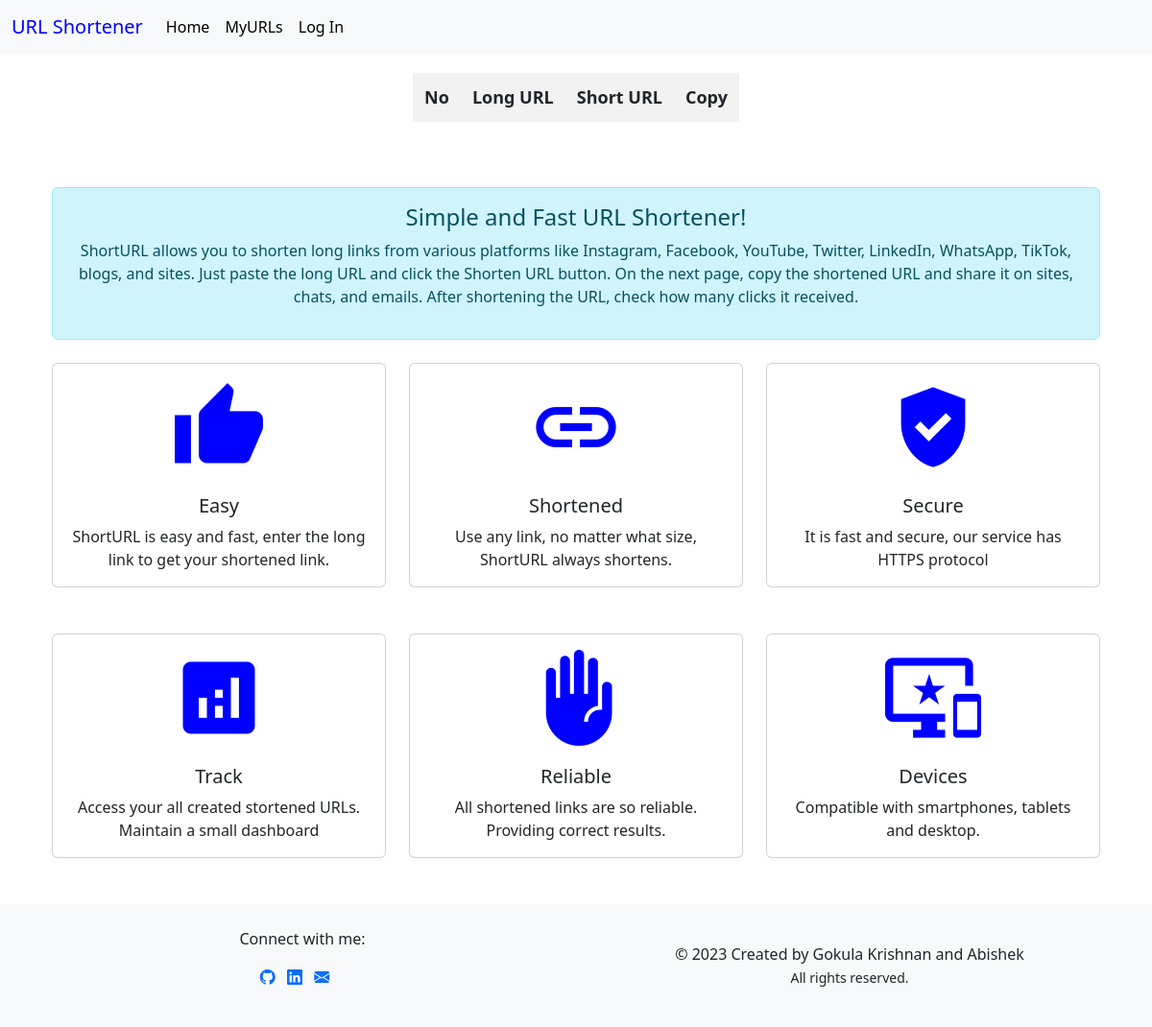
Page /myurl/2/ on the earlier database version.
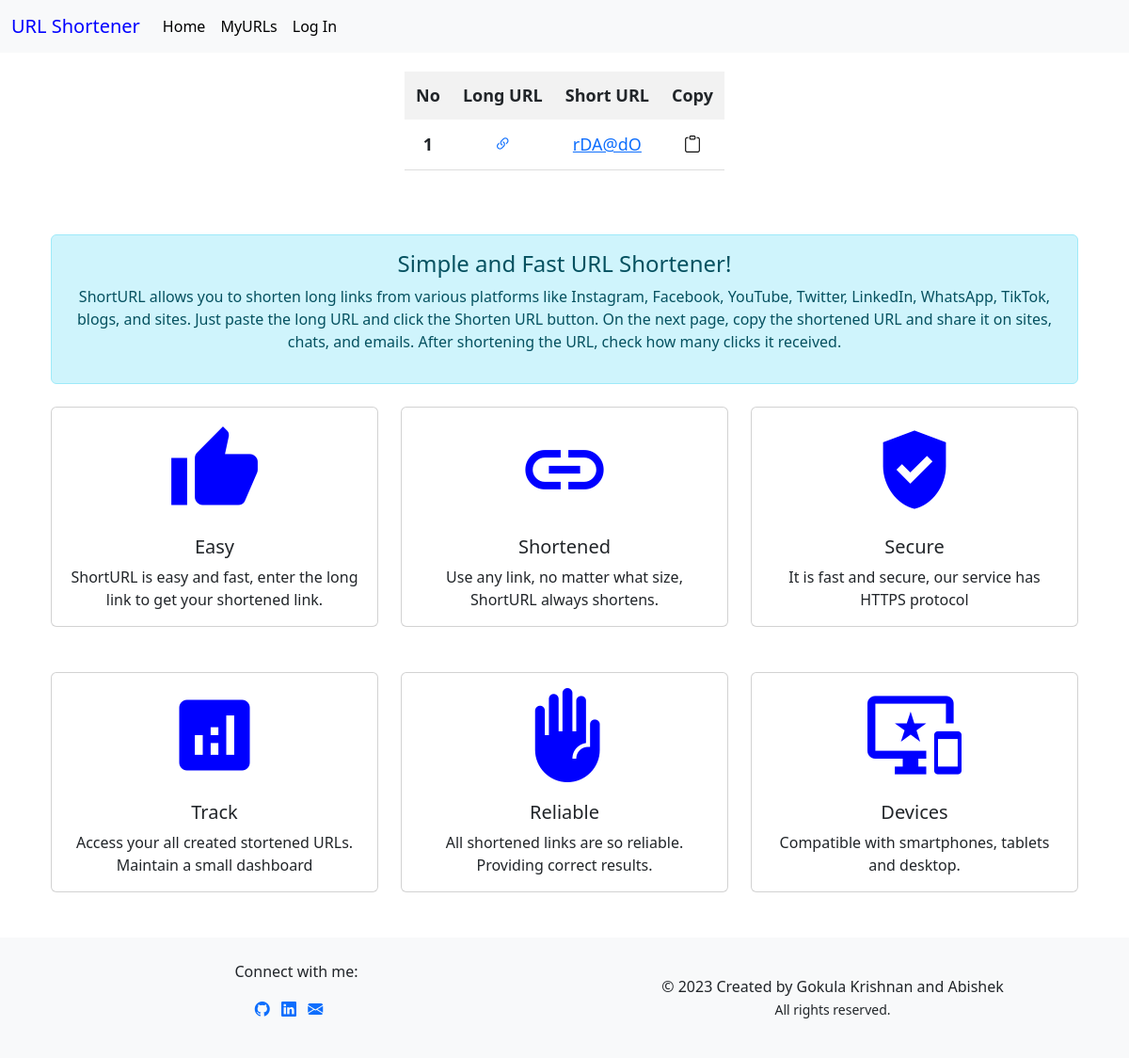
Same page on the later database version.
### shorturl/models.py (models this page shows, shortened)
class urlModel(models.Model):
    longurl = models.CharField(max_length=5000)
    shorturl = models.CharField(max_length=7)
    count = models.IntegerField(default=0)
    url_user_id=models.ForeignKey(Userdetail,on_delete=models.SET_NULL,null=True,blank=True)

### shorturl/views.py (the view)
# urls.py: path('myurl/<user_id>/',views.getMyUrls,name='myurls'),
def getMyUrls(request,user_id):
    if user_id:
        myOb=urlModel.objects.filter(url_user_id=user_id)
        full_url = request.build_absolute_uri('/')
        if len(myOb)>0:
            return render(request,'myurls.html',{'myUrl':myOb,'baseurl':full_url})
    return render(request,'myurls.html')

### templates/myurls.html (shortened to what this page needs)
{% extends "base.html" %}
{% block content %}
<div style="overflow-x: auto; display: flex; justify-content: center;">
  <table style="border-collapse: collapse; margin: 20px 0; font-size: 18px; text-align: center;">
      <thead>
          <tr>
              <th style="background-color: #f2f2f2; padding: 12px;">No</th>
              <th style="background-color: #f2f2f2; padding: 12px;">Long URL</th>
              <th style="background-color: #f2f2f2; padding: 12px;">Short URL</th>
              <th style="background-color: #f2f2f2; padding: 12px;">Copy</th>
          </tr>
      </thead>
      <tbody>
          {% for mylink in myUrl %}
          <tr>
              <th scope="row" style="border-bottom: 1px solid #ddd; padding: 12px;">{{ forloop.counter }}</th>
              <td style="border-bottom: 1px solid #ddd; padding: 12px;">
                  <a class="table_link" href="{{ mylink.longurl }}" target="_blank" title="{{ mylink.longurl }}">
                    <i class="bi bi-link-45deg"></i>
                  </a>
              </td>
              <td style="border-bottom: 1px solid #ddd; padding: 12px;">
                  <a class="table_link" href="{{baseurl}}{{ mylink.shorturl }}" target="_blank">{{ mylink.shorturl }}</a>
              </td>
              <td style="border-bottom: 1px solid #ddd; padding: 12px;">
                  <button onclick="copyToClipboard('{{baseurl}}{{ mylink.shorturl }}')" style="background: none; border: none; cursor: pointer;">
                    <i class="bi bi-clipboard"></i>
                  </button>
              </td>
          </tr>
          {% endfor %}
      </tbody>
  </table>
</div>
{% endblock %}

Differences in the rows shown:
added urlModel: shorturl "rDA@dO"
